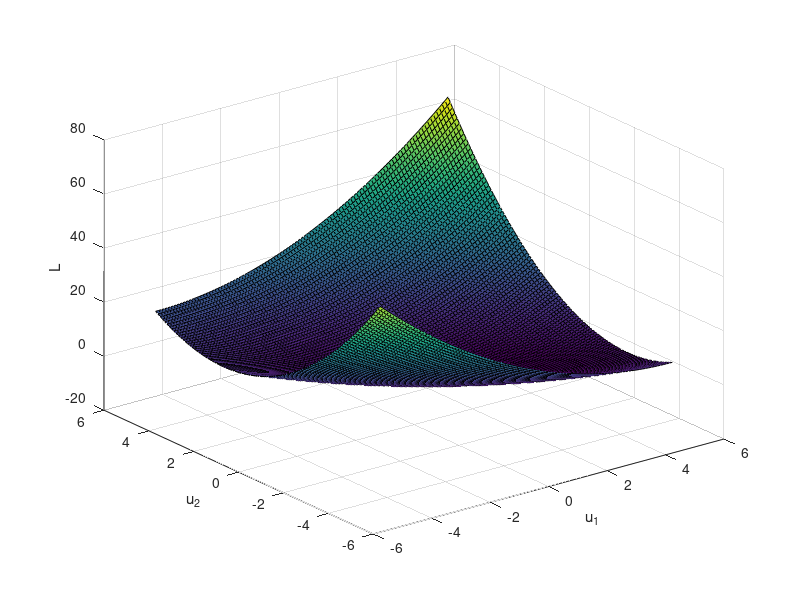
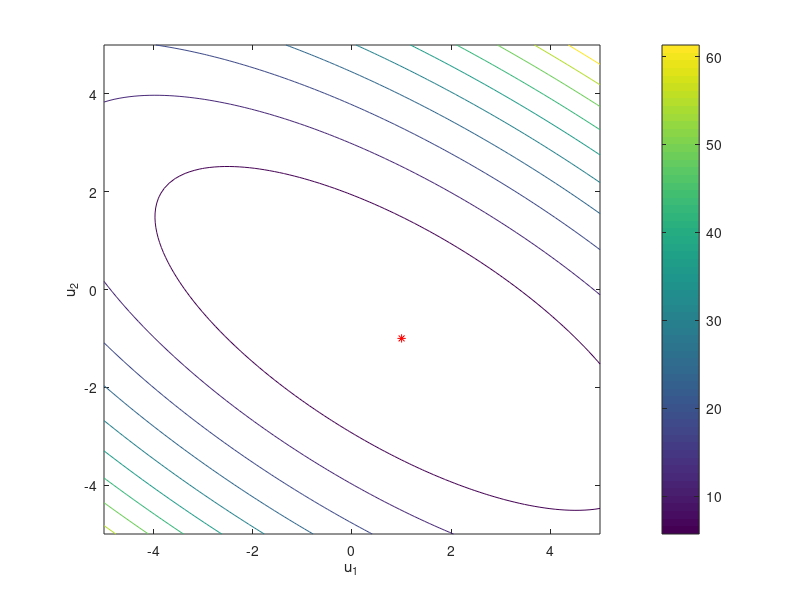

The MATLAB source for these figures, in order:
% The script is to demonstrate the example for optimal control
% By the case: static optimization
% Reference: Lewis et al. 2012

clear
clc
close all

% Define the weight matrix Q
% if Q is positive definite, u_opt is minimum
% if Q is negative definite, u_opt is maximum
% if Q is nondefinite, u_opt is a saddle point
Q = [1,1;1,2];
detQ = det(Q)
eig_Q = eig(Q);

for i = 1:rank(Q)
  if eig_Q(i) <= 0 
    flag = 1;
  end
end
if flag == 1
  disp('the matrix is not positive definite')
else
  disp('the matrix is positive definite')
end
% [~,p] = chol(Q)
S = [0;1];

u1 = linspace(-5,5,100);
u2 = linspace(-5,5,100);

for i = 1:length(u1)
    for j = 1:length(u2)
        u = [u1(i);u2(j)];
        L(i,j) = 1/2*u'*Q*u+S'*u;
    end
end

u_opt = -inv(Q)*S;


[X,Y] = meshgrid(u1,u2);
X = X';
Y = Y';
figure
surf(X,Y,L); hold on
plot3(u_opt(1),u_opt(2),min(min(L)),'r*');
xlabel('u_1'); ylabel('u_2'); zlabel('L')

figure
contour(X,Y,L); hold on
plot(u_opt(1),u_opt(2),'r*');
xlabel('u_1'); ylabel('u_2');
colorbar


